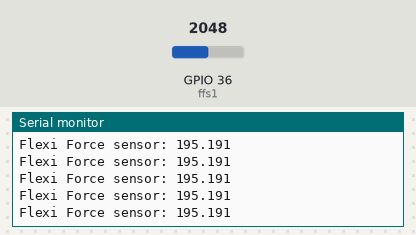
Simulated run of this sketch. Board: ESP32. Shown: the last lines printed to the serial monitor. Inputs (shaded band) come from the test bench; at power-on: GPIO 36 (ffs1) = 2048.

Above: at 1.2 s.
1.3 s: GPIO 36 (ffs1) set to 2866
At 1.31 s:
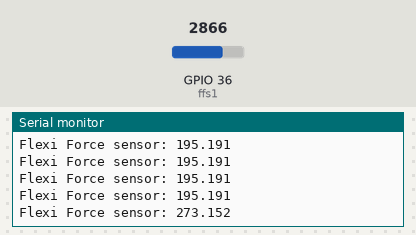
2.8 s: GPIO 36 (ffs1) set to 3603
At 2.81 s:
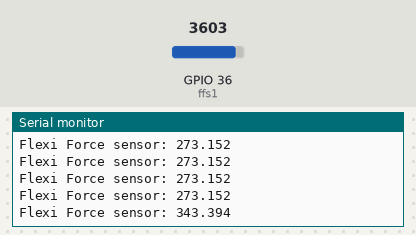
Timing chart, 0 to 5.8 s (numbered marks = the images above; inputs shaded):
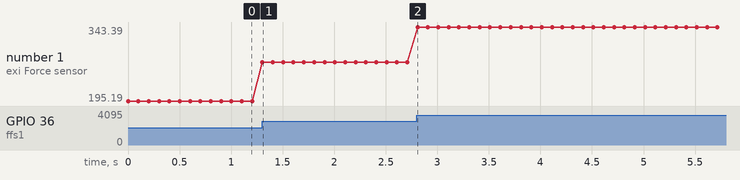

Measured:
- after the input at 1.3 s, the serial monitor: prints a new line at once (image 1)
- after the input at 2.8 s, the serial monitor: prints a new line at once (image 2)
- plotted number 1: 195.19 → 273.15 after the input at 1.3 s, 273.15 → 343.39 after the input at 2.8 s

The sketch:

fsr25cm_sensors.ino
```cpp
float cf = 19.5; // caliberation factor

int ffs1 = 36; // FlexiForce sensor is connected to analog pin GPIO 36 (SVP) of esp32.

int ffsdata = 0;
float vout;
void setup()
{
  Serial.begin(115200);
  pinMode(ffs1, INPUT);

}

void loop()
{


ffsdata = analogRead(ffs1);
vout = (ffsdata * 5.0) / 1023.0;
vout = vout * cf ;
Serial.print("Flexi Force sensor: ");
Serial.print(vout,3);
Serial.println("");
delay(100);

}
```
